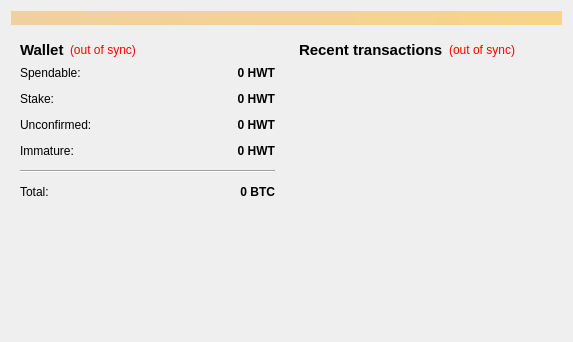
<?xml version="1.0" encoding="UTF-8"?>
<ui version="4.0">
 <class>OverviewPage</class>
 <widget class="QWidget" name="OverviewPage">
  <property name="geometry">
   <rect>
    <x>0</x>
    <y>0</y>
    <width>573</width>
    <height>342</height>
   </rect>
  </property>
  <property name="windowTitle">
   <string>Form</string>
  </property>
  <layout class="QVBoxLayout" name="topLayout">
   <item>
    <widget class="QLabel" name="labelAlerts">
     <property name="visible">
      <bool>false</bool>
     </property>
     <property name="styleSheet">
      <string notr="true">background-color: qlineargradient(x1: 0, y1: 0, x2: 1, y2: 0, stop:0 #F0D0A0, stop:1 #F8D488);  color:#000000
</string>
     </property>
     <property name="wordWrap">
      <bool>true</bool>
     </property>
     <property name="margin">
      <number>3</number>
     </property>
    </widget>
   </item>
   <item>
    <layout class="QHBoxLayout" name="horizontalLayout" stretch="1,1">
     <item>
      <layout class="QVBoxLayout" name="verticalLayout_2">
       <item>
        <widget class="QWidget" name="widget" native="true">
         <layout class="QVBoxLayout" name="verticalLayout_4">
          <item>
           <layout class="QHBoxLayout" name="horizontalLayout_4">
            <item>
             <widget class="QLabel" name="label_5">
              <property name="font">
               <font>
                <pointsize>11</pointsize>
                <weight>75</weight>
                <bold>true</bold>
               </font>
              </property>
              <property name="text">
               <string>Wallet</string>
              </property>
             </widget>
            </item>
            <item>
             <widget class="QLabel" name="labelWalletStatus">
              <property name="toolTip">
               <string>The displayed information may be out of date. Your wallet automatically synchronizes with the HewettCoin network after a connection is established, but this process has not completed yet.</string>
              </property>
              <property name="styleSheet">
               <string notr="true">QLabel { color: red; }</string>
              </property>
              <property name="text">
               <string notr="true">(out of sync)</string>
              </property>
              <property name="alignment">
               <set>Qt::AlignLeading|Qt::AlignLeft|Qt::AlignVCenter</set>
              </property>
             </widget>
            </item>
            <item>
             <spacer name="horizontalSpacer_2">
              <property name="orientation">
               <enum>Qt::Horizontal</enum>
              </property>
              <property name="sizeHint" stdset="0">
               <size>
                <width>40</width>
                <height>20</height>
               </size>
              </property>
             </spacer>
            </item>
           </layout>
          </item>
          <item>
           <layout class="QFormLayout" name="formLayout_2">
            <property name="fieldGrowthPolicy">
             <enum>QFormLayout::AllNonFixedFieldsGrow</enum>
            </property>
            <property name="horizontalSpacing">
             <number>12</number>
            </property>
            <property name="verticalSpacing">
             <number>12</number>
            </property>
            <item row="0" column="0">
             <widget class="QLabel" name="label">
              <property name="text">
               <string>Spendable:</string>
              </property>
             </widget>
            </item>
            <item row="0" column="1">
             <widget class="QLabel" name="labelBalance">
              <property name="font">
               <font>
                <weight>75</weight>
                <bold>true</bold>
               </font>
              </property>
              <property name="cursor">
               <cursorShape>IBeamCursor</cursorShape>
              </property>
              <property name="toolTip">
               <string>Your current spendable balance</string>
              </property>
              <property name="text">
               <string notr="true">0 HWT</string>
              </property>
              <property name="alignment">
               <set>Qt::AlignRight|Qt::AlignTrailing|Qt::AlignVCenter</set>
              </property>
              <property name="textInteractionFlags">
               <set>Qt::LinksAccessibleByMouse|Qt::TextSelectableByKeyboard|Qt::TextSelectableByMouse</set>
              </property>
             </widget>
            </item>
            <item row="1" column="0">
             <widget class="QLabel" name="label_6">
              <property name="text">
               <string>Stake:</string>
              </property>
             </widget>
            </item>
            <item row="1" column="1">
             <widget class="QLabel" name="labelStake">
              <property name="font">
               <font>
                <weight>75</weight>
                <bold>true</bold>
               </font>
              </property>
              <property name="cursor">
               <cursorShape>IBeamCursor</cursorShape>
              </property>
              <property name="toolTip">
               <string>Total of coins that was staked, and do not yet count toward the current balance</string>
              </property>
              <property name="text">
               <string notr="true">0 HWT</string>
              </property>
              <property name="alignment">
               <set>Qt::AlignRight|Qt::AlignTrailing|Qt::AlignVCenter</set>
              </property>
              <property name="textInteractionFlags">
               <set>Qt::LinksAccessibleByMouse|Qt::TextSelectableByKeyboard|Qt::TextSelectableByMouse</set>
              </property>
             </widget>
            </item>
            <item row="2" column="0">
             <widget class="QLabel" name="label_3">
              <property name="text">
               <string>Unconfirmed:</string>
              </property>
             </widget>
            </item>
            <item row="2" column="1">
             <widget class="QLabel" name="labelUnconfirmed">
              <property name="font">
               <font>
                <weight>75</weight>
                <bold>true</bold>
               </font>
              </property>
              <property name="cursor">
               <cursorShape>IBeamCursor</cursorShape>
              </property>
              <property name="toolTip">
               <string>Total of transactions that have yet to be confirmed, and do not yet count toward the current balance</string>
              </property>
              <property name="text">
               <string notr="true">0 HWT</string>
              </property>
              <property name="alignment">
               <set>Qt::AlignRight|Qt::AlignTrailing|Qt::AlignVCenter</set>
              </property>
              <property name="textInteractionFlags">
               <set>Qt::LinksAccessibleByMouse|Qt::TextSelectableByKeyboard|Qt::TextSelectableByMouse</set>
              </property>
             </widget>
            </item>
            <item row="3" column="0">
             <widget class="QLabel" name="labelImmatureText">
              <property name="text">
               <string>Immature:</string>
              </property>
             </widget>
            </item>
            <item row="3" column="1">
             <widget class="QLabel" name="labelImmature">
              <property name="font">
               <font>
                <weight>75</weight>
                <bold>true</bold>
               </font>
              </property>
              <property name="toolTip">
               <string>Mined balance that has not yet matured</string>
              </property>
              <property name="text">
               <string notr="true">0 HWT</string>
              </property>
              <property name="alignment">
               <set>Qt::AlignRight|Qt::AlignTrailing|Qt::AlignVCenter</set>
              </property>
              <property name="textInteractionFlags">
               <set>Qt::LinksAccessibleByMouse|Qt::TextSelectableByKeyboard|Qt::TextSelectableByMouse</set>
              </property>
             </widget>
            </item>
            <item row="4" column="0" colspan="2">
             <widget class="Line" name="line">
              <property name="orientation">
               <enum>Qt::Horizontal</enum>
              </property>
             </widget>
            </item>
            <item row="5" column="0">
             <widget class="QLabel" name="labelTotalText">
              <property name="text">
               <string>Total:</string>
              </property>
             </widget>
            </item>
            <item row="5" column="1">
             <widget class="QLabel" name="labelTotal">
              <property name="font">
               <font>
                <weight>75</weight>
                <bold>true</bold>
               </font>
              </property>
              <property name="cursor">
               <cursorShape>IBeamCursor</cursorShape>
              </property>
              <property name="toolTip">
               <string>Your current total balance</string>
              </property>
              <property name="text">
               <string notr="true">0 BTC</string>
              </property>
              <property name="alignment">
               <set>Qt::AlignRight|Qt::AlignTrailing|Qt::AlignVCenter</set>
              </property>
              <property name="textInteractionFlags">
               <set>Qt::LinksAccessibleByMouse|Qt::TextSelectableByKeyboard|Qt::TextSelectableByMouse</set>
              </property>
             </widget>
            </item>
           </layout>
          </item>
         </layout>
        </widget>
       </item>
       <item>
        <spacer name="verticalSpacer">
         <property name="orientation">
          <enum>Qt::Vertical</enum>
         </property>
         <property name="sizeHint" stdset="0">
          <size>
           <width>20</width>
           <height>40</height>
          </size>
         </property>
        </spacer>
       </item>
      </layout>
     </item>
     <item>
      <layout class="QVBoxLayout" name="verticalLayout_3">
       <item>
        <widget class="QWidget" name="widget_2" native="true">
         <layout class="QVBoxLayout" name="verticalLayout">
          <item>
           <layout class="QHBoxLayout" name="horizontalLayout_2">
            <item>
             <widget class="QLabel" name="label_4">
              <property name="font">
               <font>
                <pointsize>11</pointsize>
                <weight>75</weight>
                <bold>true</bold>
               </font>
              </property>
              <property name="text">
               <string>&lt;b&gt;Recent transactions&lt;/b&gt;</string>
              </property>
             </widget>
            </item>
            <item>
             <widget class="QLabel" name="labelTransactionsStatus">
              <property name="toolTip">
               <string>The displayed information may be out of date. Your wallet automatically synchronizes with the HewettCoin network after a connection is established, but this process has not completed yet.</string>
              </property>
              <property name="styleSheet">
               <string notr="true">QLabel { color: red; }</string>
              </property>
              <property name="text">
               <string notr="true">(out of sync)</string>
              </property>
              <property name="alignment">
               <set>Qt::AlignRight|Qt::AlignTrailing|Qt::AlignVCenter</set>
              </property>
             </widget>
            </item>
            <item>
             <spacer name="horizontalSpacer">
              <property name="orientation">
               <enum>Qt::Horizontal</enum>
              </property>
              <property name="sizeHint" stdset="0">
               <size>
                <width>40</width>
                <height>20</height>
               </size>
              </property>
             </spacer>
            </item>
           </layout>
          </item>
          <item>
           <widget class="QListView" name="listTransactions">
            <property name="styleSheet">
             <string notr="true">QListView { background: transparent; }</string>
            </property>
            <property name="frameShape">
             <enum>QFrame::NoFrame</enum>
            </property>
            <property name="verticalScrollBarPolicy">
             <enum>Qt::ScrollBarAlwaysOff</enum>
            </property>
            <property name="horizontalScrollBarPolicy">
             <enum>Qt::ScrollBarAlwaysOff</enum>
            </property>
            <property name="selectionMode">
             <enum>QAbstractItemView::NoSelection</enum>
            </property>
           </widget>
          </item>
         </layout>
        </widget>
       </item>
      </layout>
     </item>
    </layout>
   </item>
  </layout>
 </widget>
 <resources/>
 <connections/>
</ui>
